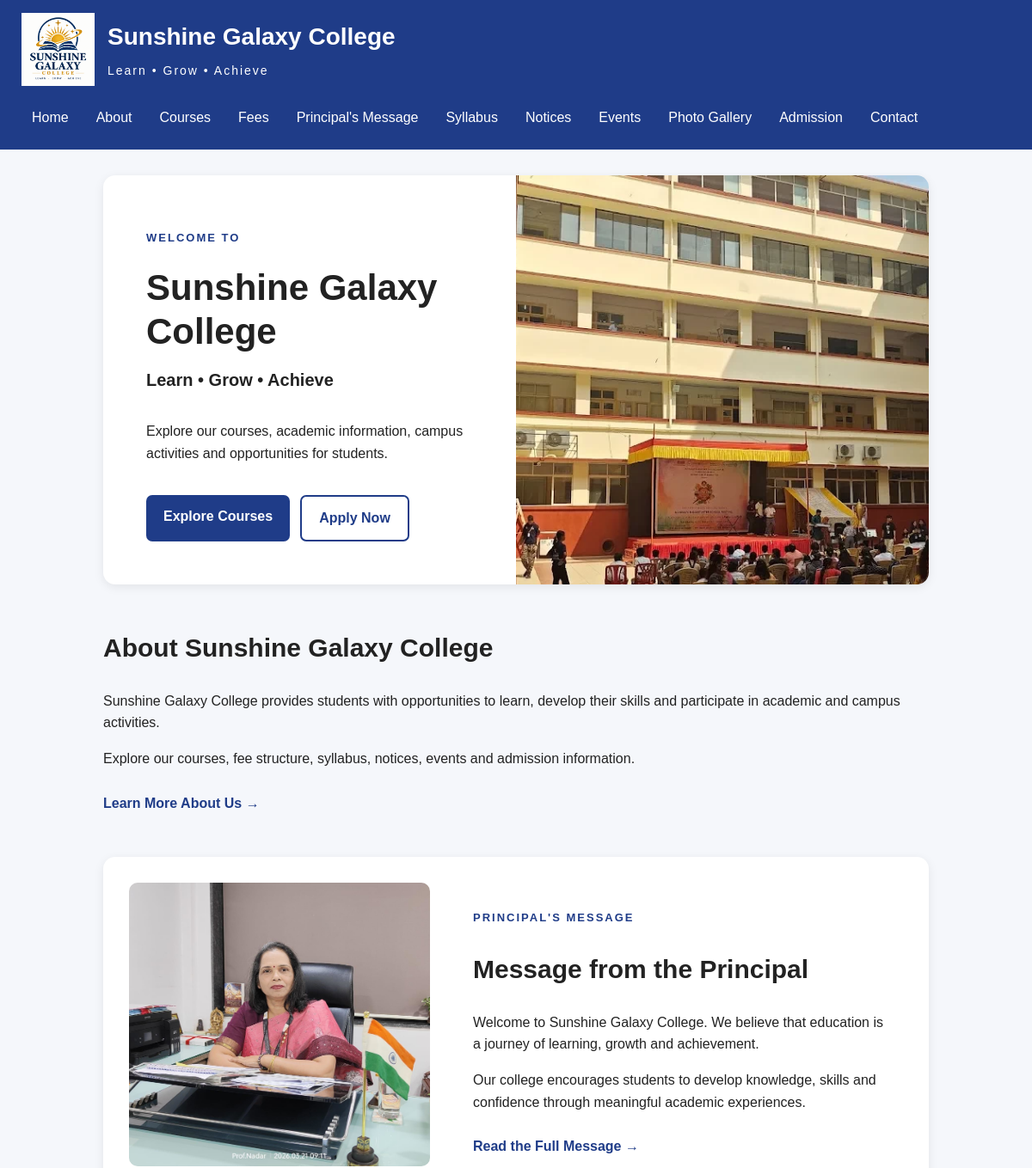
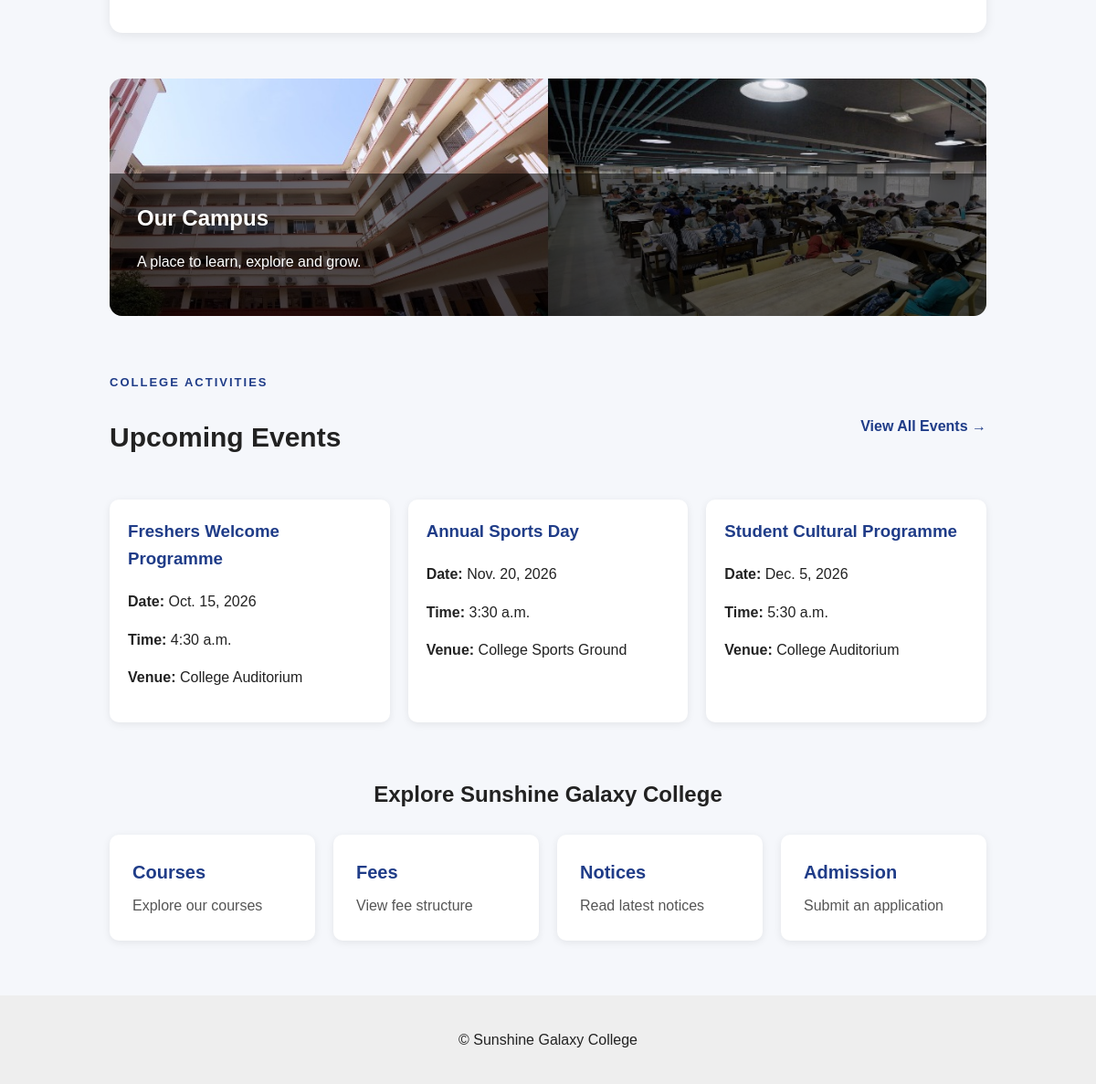
The page / on the database its author committed (2 pictures, top to bottom).
### portal/models.py (models this page shows, shortened)
class Event(models.Model):
    title = models.CharField(max_length=200)
    description = models.TextField()
    date = models.DateField()
    time = models.TimeField()
    venue = models.CharField(max_length=150)
    image = models.FileField(
        upload_to="event_images/",
        blank=True,
        null=True
    )
    class Meta:
        ordering = ["date", "time"]

### core/views.py (the view)
# urls.py: path("", views.home, name="home"),
def home(request):
    events = Event.objects.all()[:3]
    return render(
        request,
        "core/home.html",
        {
            "events": events
        }
    )

### Templates/core/home.html (shortened to what this page needs)
{% extends "base.html" %}
{% load static %}
{% block content %}
<section class="hero-section">
    <div class="hero-content">
        <p class="hero-label">
            WELCOME TO
        </p>
        <h1>
            Sunshine Galaxy College
        </h1>
        <p class="hero-tagline">
            Learn • Grow • Achieve
        </p>
        <p>
            Explore our courses, academic information,
            campus activities and opportunities for students.
        </p>
        <div class="hero-buttons">
            <a href="{% url 'course_list' %}" class="primary-button">
                Explore Courses
            </a>
            <a href="{% url 'admission' %}" class="secondary-button">
                Apply Now
            </a>
        </div>
    </div>
    <div class="hero-image">
        <img
            src="{% static 'images/college_building.jpg' %}"
            alt="Sunshine Galaxy College campus"
        >
    </div>
</section>
<section class="home-section">
    <h2>About Sunshine Galaxy College</h2>
    <p>
        Sunshine Galaxy College provides students with
        opportunities to learn, develop their skills and
        participate in academic and campus activities.
    </p>
    <p>
        Explore our courses, fee structure, syllabus,
        notices, events and admission information.
    </p>
    <a href="{% url 'about' %}" class="text-link">
        Learn More About Us →
    </a>
</section>
<section class="principal-section">
    <div class="principal-image">
        <img
            src="{% static 'images/principal.jpg' %}"
            alt="Principal of Sunshine Galaxy College"
        >
    </div>
    <div class="principal-content">
        <p class="section-label">
            PRINCIPAL'S MESSAGE
        </p>
        <h2>Message from the Principal</h2>
        <p>
            Welcome to Sunshine Galaxy College. We believe
            that education is a journey of learning, growth
            and achievement.
        </p>
        <p>
            Our college encourages students to develop
            knowledge, skills and confidence through
            meaningful academic experiences.
        </p>
        <a href="{% url 'principal_message' %}" class="text-link">
            Read the Full Message →
        </a>
    </div>
</section>
<section class="campus-section">
    <img
        src="{% static 'images/College-Library.jpg' %}"
        alt="College library and campus"
    >
    <div class="campus-overlay">
        <h2>Our Campus</h2>
        <p>
            A place to learn, explore and grow.
        </p>
    </div>
</section>
<section class="home-section">
    <div class="section-heading">
        <div>
            <p class="section-label">
                COLLEGE ACTIVITIES
            </p>
            <h2>Upcoming Events</h2>
        </div>
        <a href="{% url 'event_list' %}" class="text-link">
            View All Events →
        </a>
    </div>
    <div class="event-grid">
        {% for event in events %}
            <div class="event-card">
                <h3>{{ event.title }}</h3>
                <p>
                    <strong>Date:</strong>
                    {{ event.date }}
                </p>
                <p>
                    <strong>Time:</strong>
                    {{ event.time }}
                </p>
                <p>
                    <strong>Venue:</strong>
                    {{ event.venue }}
                </p>
            </div>
        {% empty %}
            <p>No upcoming events available.</p>
        {% endfor %}
    </div>
</section>
<section class="quick-links">
    <h2>Explore Sunshine Galaxy College</h2>
    <div class="quick-link-grid">
        <a href="{% url 'course_list' %}">
            <strong>Courses</strong>
            <span>Explore our courses</span>
        </a>
        <a href="{% url 'fees' %}">
            <strong>Fees</strong>
            <span>View fee structure</span>
        </a>
        <a href="{% url 'notice_list' %}">
            <strong>Notices</strong>
            <span>Read latest notices</span>
        </a>
        <a href="{% url 'admission' %}">
            <strong>Admission</strong>
            <span>Submit an application</span>
        </a>
    </div>
</section>
{% endblock %}

### static/css/style.css (style rules this page uses)
* { box-sizing: border-box; }
body { margin: 0; font-family: Arial, sans-serif; background: #f5f7fb; color: #222; line-height: 1.6; }
a { color: #1f3c88; }
img { max-width: 100%; }
.hero-section { max-width: 1200px; margin: 30px auto; display: grid; grid-template-columns: 1fr 1fr; background: white; border-radius: 14px; overflow: hidden; box-shadow: 0 3px 12px rgba(0, 0, 0, 0.08); }
.hero-content { padding: 50px; display: flex; flex-direction: column; justify-content: center; }
.hero-label, .section-label { color: #1f3c88; font-size: 13px; font-weight: bold; letter-spacing: 2px; }
.hero-content h1 { font-size: 42px; line-height: 1.2; margin: 10px 0; }
.hero-tagline { font-size: 20px; font-weight: bold; margin: 5px 0 15px; }
.hero-image { min-height: 400px; }
.hero-image img { width: 100%; height: 100%; object-fit: cover; }
.hero-buttons { margin-top: 20px; display: flex; gap: 12px; flex-wrap: wrap; }
.primary-button, .secondary-button { display: inline-block; padding: 12px 20px; border-radius: 7px; text-decoration: none; font-weight: bold; }
.primary-button { background: #1f3c88; color: white; }
.secondary-button { border: 2px solid #1f3c88; color: #1f3c88; background: white; }
.home-section { margin: 50px auto; max-width: 1000px; }
.home-section h2, .principal-content h2 { font-size: 30px; }
.text-link { display: inline-block; margin-top: 10px; font-weight: bold; text-decoration: none; }
.principal-section { max-width: 1000px; margin: 50px auto; display: grid; grid-template-columns: 350px 1fr; gap: 40px; align-items: center; background: white; padding: 30px; border-radius: 14px; box-shadow: 0 3px 12px rgba(0, 0, 0, 0.08); }
.principal-image img { width: 100%; height: 330px; object-fit: cover; border-radius: 10px; }
.principal-content { padding: 10px; }
.campus-section { position: relative; max-width: 1200px; height: 260px; margin: 50px auto; overflow: hidden; border-radius: 14px; }
.campus-section img { width: 100%; height: 100%; object-fit: cover; }
.campus-overlay { position: absolute; left: 0; right: 0; bottom: 0; padding: 30px; background: rgba(0, 0, 0, 0.55); color: white; }
.campus-overlay h2 { margin: 0 0 5px; }
.section-heading { display: flex; justify-content: space-between; align-items: center; margin-bottom: 20px; }
.event-grid { display: grid; grid-template-columns: repeat(auto-fit, minmax(250px, 1fr)); gap: 20px; }
.event-card { background: white; padding: 20px; border-radius: 10px; box-shadow: 0 2px 8px rgba(0, 0, 0, 0.08); }
.event-card h3 { margin-top: 0; color: #1f3c88; }
.quick-links { max-width: 1000px; margin: 60px auto; }
.quick-links h2 { text-align: center; }
.quick-link-grid { display: grid; grid-template-columns: repeat(auto-fit, minmax(200px, 1fr)); gap: 20px; margin-top: 25px; }
.quick-link-grid a { background: white; padding: 25px; border-radius: 10px; text-decoration: none; box-shadow: 0 2px 8px rgba(0, 0, 0, 0.08); transition: transform 0.2s ease; }
.quick-link-grid strong, .quick-link-grid span { display: block; }
.quick-link-grid strong { font-size: 20px; margin-bottom: 8px; }
.quick-link-grid span { color: #555; }

### rows shown on the page
Event: title "Freshers Welcome Programme", date "Oct. 15, 2026", time "4:30 a.m.", venue "College Auditorium"
Event: title "Annual Sports Day", date "Nov. 20, 2026", time "3:30 a.m.", venue "College Sports Ground"
Event: title "Student Cultural Programme", date "Dec. 5, 2026", time "5:30 a.m.", venue "College Auditorium"
